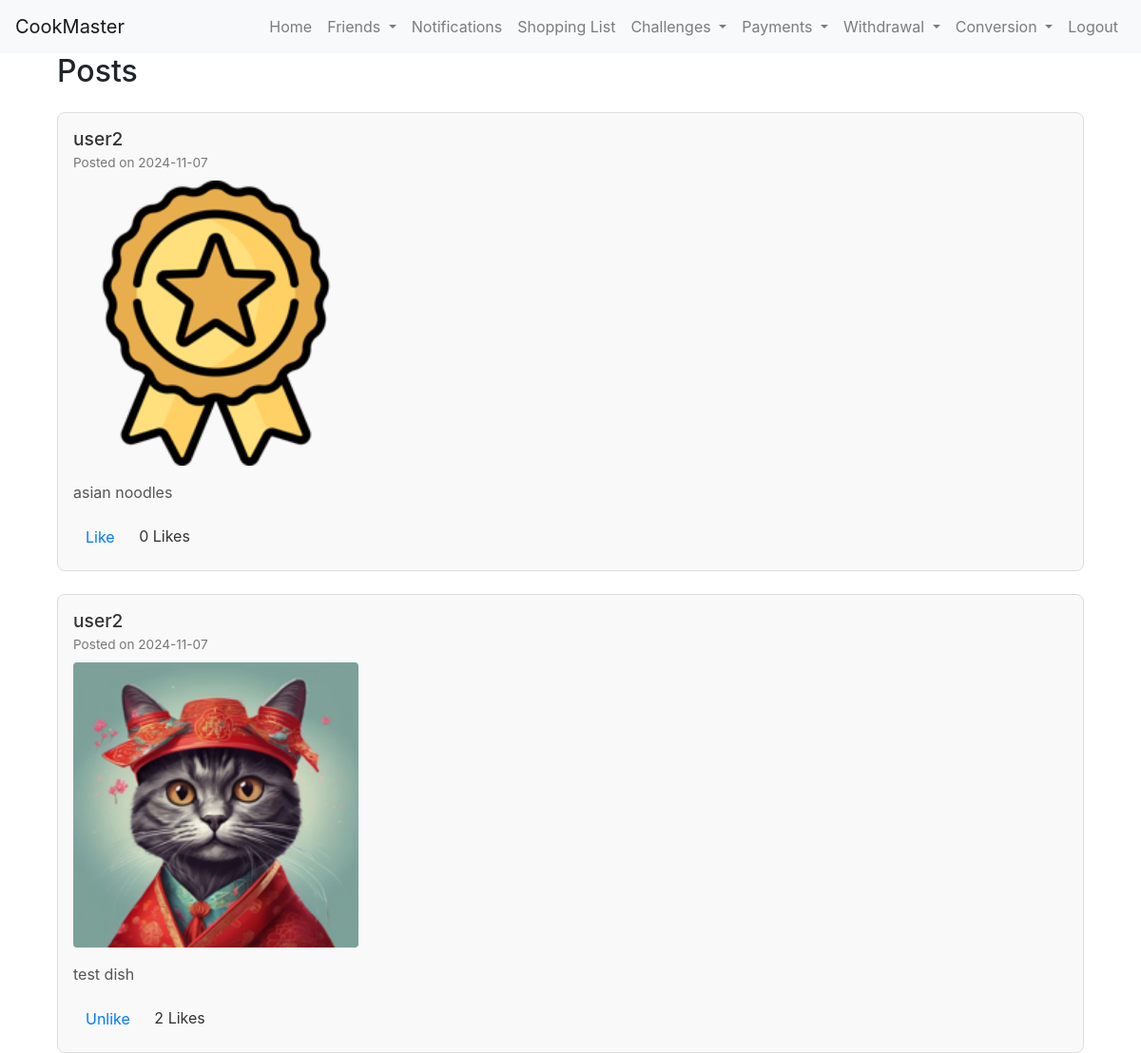
Page /view_posts (signed in) on the committed database.
### app/models.py (models this page shows)
class Post(db.Model):
    __tablename__ = 'post'
    id = db.Column(db.Integer, primary_key=True)
    image_file = db.Column(db.String(100), nullable=False)
    message = db.Column(db.Text, nullable=False)
    date_posted = db.Column(db.DateTime, nullable=False, default=db.func.current_timestamp())
    user_id = db.Column(db.Integer, db.ForeignKey('user.id', ondelete='CASCADE'), nullable=False)
    challenge_id = db.Column(db.Integer, db.ForeignKey('challenge.id'), nullable=True)
    user = db.relationship('User', backref='user_posts')
    def is_liked_by(self, user):
            return any(like.user_id == user.id for like in self.likes)

class User(db.Model, UserMixin):
    id = db.Column(db.Integer, primary_key=True)
    username = db.Column(db.String(20), unique=True, nullable=False)
    email = db.Column(db.String(120), unique=True, nullable=False)
    password = db.Column(db.String(60), nullable=False)
    role = db.Column(db.String(10), nullable=False, default='user')
    date_created = db.Column(db.DateTime, default=datetime.now(timezone.utc))
    completed_recipes = db.Column(db.Integer, default=0)
    recipes_created = db.Column(db.Integer, default=0)
    recipes_shared = db.Column(db.Integer, default=0)
    friends_connected = db.Column(db.Integer, default=0)
    shopping_lists_created = db.Column(db.Integer, default=0)
    conversion_tool_uses = db.Column(db.Integer, default=0)
    last_login = db.Column(db.DateTime, default=lambda: datetime.now(timezone.utc))
    credits = db.Column(db.Integer, default=0)
    tools = db.relationship('Tool', backref='owner', lazy=True, cascade="all, delete-orphan")
    posts = db.relationship('Post', backref='author', lazy=True, cascade="all, delete-orphan")
    created_challenges = db.relationship('Challenge', backref='creator', lazy=True, overlaps="challenge_creator,created_challenges")
    participated_challenges = db.relationship('ChallengeParticipant', backref='user_participation', lazy=True, overlaps="participant,challenges_participated")
    achievements = db.relationship('Achievement', backref='user', lazy=True, cascade="all, delete-orphan")

### app/user_routes.py (the view)
@user.route('/view_posts')
@login_required
def view_posts():
    friends = Friendship.query.filter_by(user_id=current_user.id).all()
    friend_ids = [friend.friend_id for friend in friends]
    friend_ids.append(current_user.id)  # Include the current user in the posts
    posts = Post.query.filter(Post.user_id.in_(friend_ids)).order_by(Post.date_posted.desc()).all()
    if not posts:
        flash('No posts to show', 'info')
    return render_template('view_posts.html', posts=posts)

### app/__init__.py (called while the page is built)
@login_manager.user_loader
def load_user(user_id):
    from app.models import User
    return User.query.get(int(user_id))

### app/templates/view_posts.html (shortened to what this page needs)
{% extends "base.html" %}
{% block content %}
<div class="container">
    <h2>Posts</h2>
    <div class="posts-container">
        {% for post in posts %}
            <div class="post">
                <div class="post-header">
                    <h4>{{ post.user.username }}</h4>
                    <small>Posted on {{ post.date_posted.strftime('%Y-%m-%d') }}</small>
                </div>
                <div class="post-body">
                    {% if post.image_file %}
                        <img src="{{ url_for('static', filename='uploads/' + post.image_file) }}" alt="Post image" class="post-image">
                    {% else %}
                        <p class="no-image">No image available for this post.</p>
                    {% endif %}
                    <p class="post-message">{{ post.message }}</p>
                </div>
                <div class="post-footer">
                    <form action="{{ url_for('user.like_post', post_id=post.id) }}" method="post">
                        <button type="submit" class="btn btn-link">
                            {% if post.is_liked_by(current_user) %}
                                Unlike
                            {% else %}
                                Like
                            {% endif %}
                        </button>
                        <span>{{ post.likes|length }} {{ 'Like' if post.likes|length == 1 else 'Likes' }}</span>
                    </form>
                </div>
            </div>
        {% endfor %}
    </div>
</div>
{% endblock %}

### app/templates/base.html (shortened to what this page needs)
<!DOCTYPE html>
<html lang="en">
<head>
    <link rel="stylesheet" href="https://stackpath.bootstrapcdn.com/bootstrap/4.5.2/css/bootstrap.min.css">
</head>
<body>
    <nav class="navbar navbar-expand-lg navbar-light bg-light">
        <a class="navbar-brand" href="{{ url_for('user.index') }}">CookMaster</a>
        <div class="collapse navbar-collapse" id="navbarNav">
            <ul class="navbar-nav ml-auto">
                {% if current_user.is_authenticated %}
                    <li class="nav-item">
                        <a class="nav-link" href="{{ url_for('user.index') }}">Home</a>
                    </li>
                    <li class="nav-item dropdown">
                        <a class="nav-link dropdown-toggle" href="#" id="friendsDropdown" role="button" data-toggle="dropdown" aria-haspopup="true" aria-expanded="false">
                            Friends
                        </a>
                    </li>
                    <li class="nav-item">
                        <a class="nav-link" href="{{ url_for('user.notifications') }}">Notifications</a>
                    </li>
                    <li class="nav-item">
                        <a class="nav-link" href="{{ url_for('user.shopping_list') }}">Shopping List</a>
                    </li>
                    <li class="nav-item dropdown">
                        <a class="nav-link dropdown-toggle" href="#" id="challengesDropdown" role="button" data-toggle="dropdown" aria-haspopup="true" aria-expanded="false">
                          Challenges
                        </a>
                      </li>
                    <li class="nav-item dropdown">
                        <a class="nav-link dropdown-toggle" href="#" id="paymentsDropdown" role="button" data-toggle="dropdown" aria-haspopup="true" aria-expanded="false">
                            Payments
                        </a>
                    </li>
                    <li class="nav-item dropdown">
                        <a class="nav-link dropdown-toggle" href="#" id="withdrawDropdown" role="button" data-toggle="dropdown" aria-haspopup="true" aria-expanded="false">
                            Withdrawal
                        </a>
                    </li>
                    <li class="nav-item dropdown">
                        <a class="nav-link dropdown-toggle" href="#" id="conversionDropdown" role="button" data-toggle="dropdown" aria-haspopup="true" aria-expanded="false">
                            Conversion
                        </a>
                    </li>
                    <li class="nav-item">
                        <a class="nav-link" href="{{ url_for('user.logout') }}">Logout</a>
                    </li>
                {% endif %}
            </ul>
        </div>
    </nav>
    <div class="container">
        {% block content %}{% endblock %}
    </div>
</body>
</html>

### app/templates/view_posts.html (style rules this page uses)
.posts-container { display: flex; flex-direction: column; gap: 1.5rem; margin-top: 1.5rem; }
.post { border: 1px solid #ddd; padding: 1rem; border-radius: 8px; background-color: #f9f9f9; }
.post-header h4 { margin: 0; font-size: 1.2rem; color: #333; }
.post-header small { color: #777; font-size: 0.85rem; }
.post-image { width: 100%; max-width: 300px; height: auto; border-radius: 4px; margin-top: 0.5rem; }
.post-message { margin-top: 1rem; font-size: 1rem; color: #555; }
.post-footer { margin-top: 1rem; display: flex; align-items: center; }
.post-footer button { color: #007bff; font-size: 1rem; text-decoration: none; }
.post-footer span { margin-left: 0.5rem; color: #333; }

### rows in the picture
Post: user.username "user2", date_posted "2024-11-07", image_file (picture), message "asian noodles", shows "Like", likes|length "0", likes "Likes"
Post: user.username "user2", date_posted "2024-11-07", image_file (picture), message "test dish", shows "Unlike", likes|length "2", likes "Likes"
